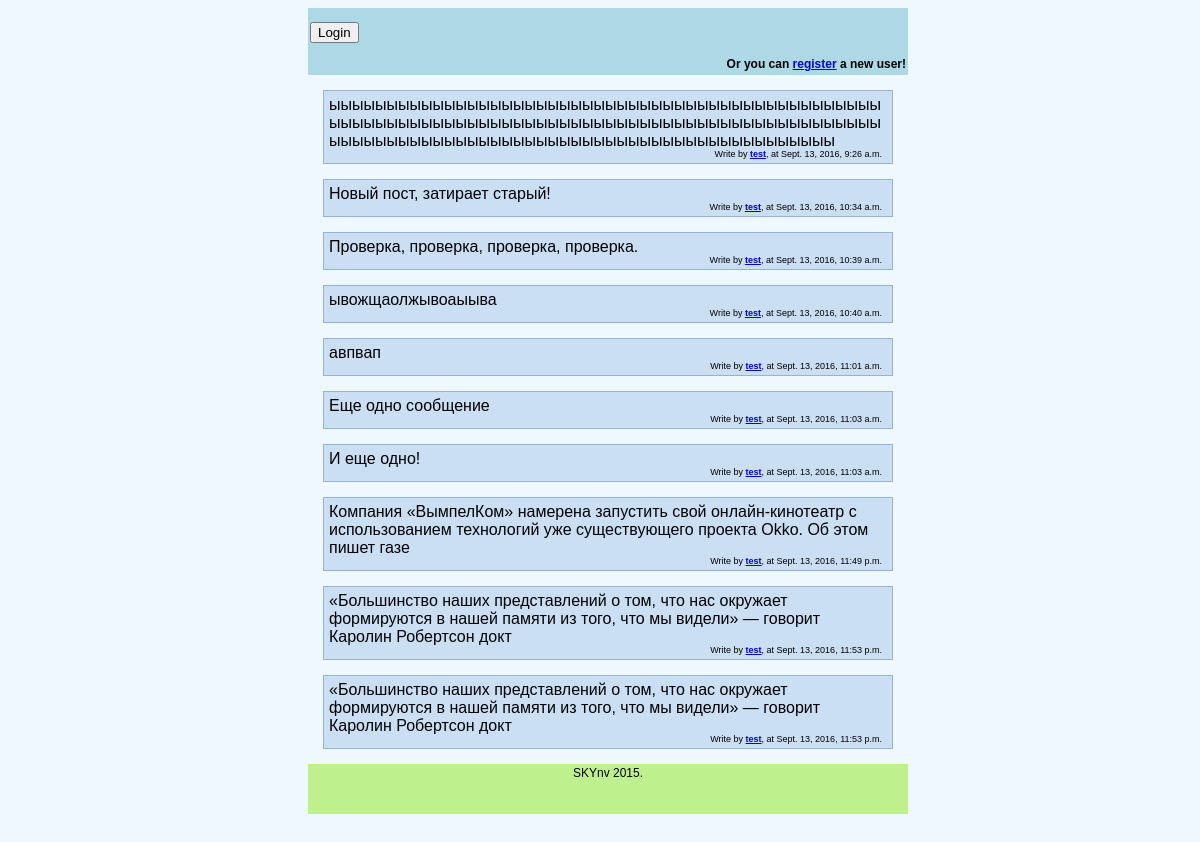
/test, run on the app's committed database.
### mblog/models.py (models this page shows, shortened)
class UserPost(models.Model):
    post_text = models.TextField(max_length=140)
    post_user = models.ForeignKey(User, null=True, related_name='+')
    post_date = models.DateTimeField()

### mblog/views.py (the view)
# urls.py: url(r'^(?P<user_name>[a-zA-Z0-9@.]+)', views.search),
def search(request, user_name):
    user = request.user
    post_autor = User.objects.get(username=user_name)
    template = loader.get_template('mblog/userposts.html')
    user_posts = UserPost.objects.filter(post_user=post_autor)[:10]
    context = RequestContext(request, {'user_posts': user_posts, 'user': user})
    return HttpResponse(template.render(context))

### templates/mblog/userposts.html (shortened to what this page needs)
{% extends "mblog/base.html" %}
{% block content %}
    {% for post in user_posts %}
        <div class="comment">
            {{ post.post_text }}
            <div class="info"> Write by <b><a href="/{{ post.post_user }}">{{ post.post_user }}</a></b>,
                at {{ post.post_date }} </div>
        </div>
    {% endfor %}
{% endblock %}

### data on the page
UserPost: post_text "ыыыыыыыыыыыыыыыыыыыыыыыыыыыыыыыыыыыыыыыыыыыыыыыыыыыыыыыыыыыыыыыыыыыыыыыыыыыыыыыыыыыыыыыыыыыыыыыыыыыыыыыыыыыыыыыыыыыыыыыыыыыыыыыыыыыыыыыыыыыы", post_user "test", post_date "Sept. 13, 2016, 9:26 a.m."
UserPost: post_text "Новый пост, затирает старый!", post_user "test", post_date "Sept. 13, 2016, 10:34 a.m."
UserPost: post_text "Проверка, проверка, проверка, проверка.", post_user "test", post_date "Sept. 13, 2016, 10:39 a.m."
UserPost: post_text "ывожщаолжывоаыыва", post_user "test", post_date "Sept. 13, 2016, 10:40 a.m."
UserPost: post_text "авпвап", post_user "test", post_date "Sept. 13, 2016, 11:01 a.m."
UserPost: post_text "Еще одно сообщение", post_user "test", post_date "Sept. 13, 2016, 11:03 a.m."
UserPost: post_text "И еще одно!", post_user "test", post_date "Sept. 13, 2016, 11:03 a.m."
UserPost: post_text "Компания «ВымпелКом» намерена запустить свой онлайн-кинотеатр с использованием технологий уже существующего проекта Okko. Об этом пишет газе", post_user "test", post_date "Sept. 13, 2016, 11:49 p.m."
UserPost: post_text "«Большинство наших представлений о том, что нас окружает формируются в нашей памяти из того, что мы видели» — говорит Каролин Робертсон докт", post_user "test", post_date "Sept. 13, 2016, 11:53 p.m."
UserPost: post_text "«Большинство наших представлений о том, что нас окружает формируются в нашей памяти из того, что мы видели» — говорит Каролин Робертсон докт", post_user "test", post_date "Sept. 13, 2016, 11:53 p.m."
